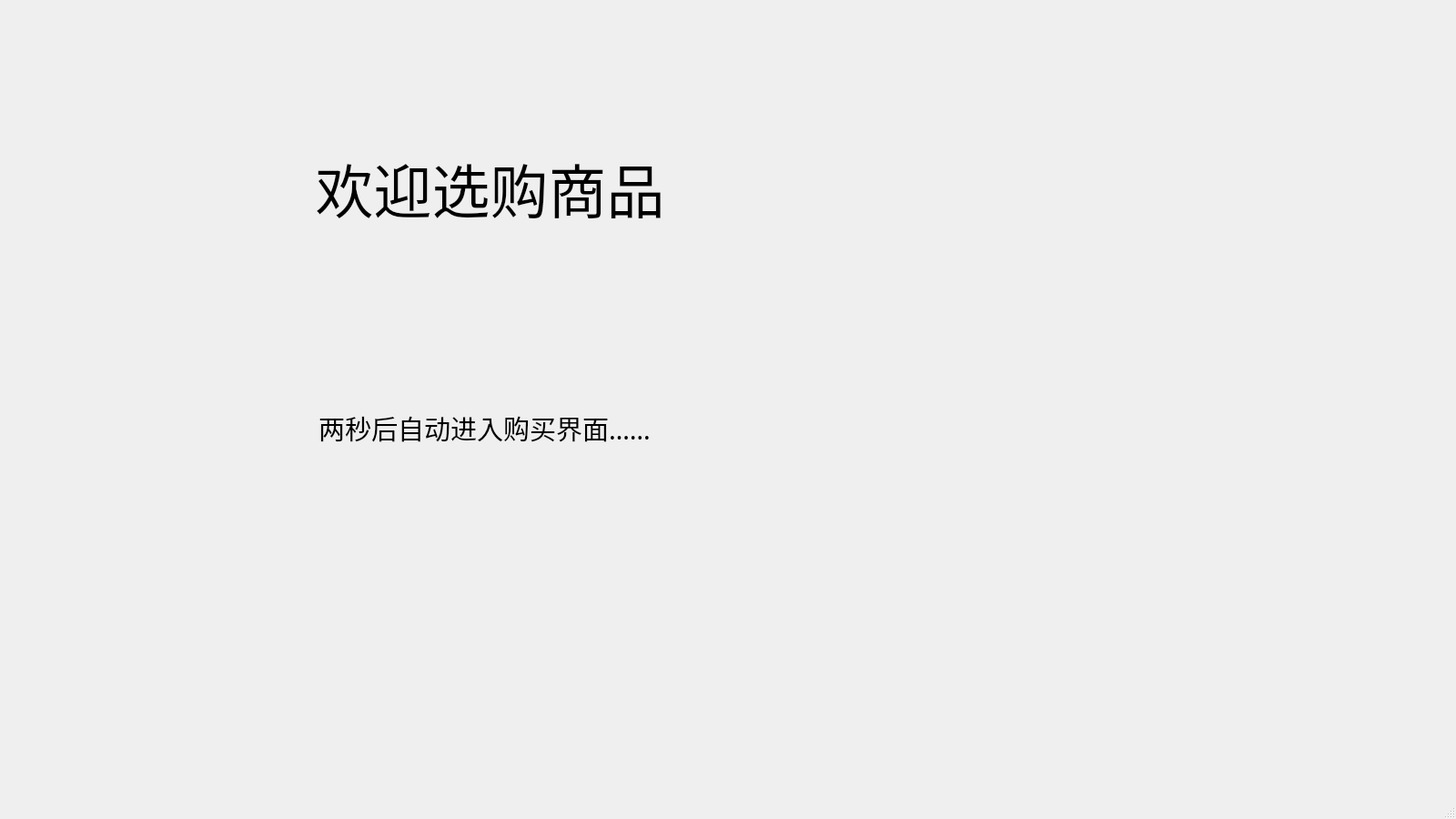
<?xml version="1.0" encoding="UTF-8"?>
<ui version="4.0">
 <class>MainWindow</class>
 <widget class="QMainWindow" name="MainWindow">
  <property name="geometry">
   <rect>
    <x>0</x>
    <y>0</y>
    <width>1600</width>
    <height>900</height>
   </rect>
  </property>
  <property name="windowTitle">
   <string>MainWindow</string>
  </property>
  <widget class="QWidget" name="centralwidget">
   <widget class="QLabel" name="label">
    <property name="geometry">
     <rect>
      <x>330</x>
      <y>100</y>
      <width>861</width>
      <height>211</height>
     </rect>
    </property>
    <property name="font">
     <font>
      <family>黑体</family>
      <pointsize>48</pointsize>
     </font>
    </property>
    <property name="text">
     <string> 欢迎选购商品</string>
    </property>
   </widget>
   <widget class="QLabel" name="logined_3">
    <property name="geometry">
     <rect>
      <x>350</x>
      <y>390</y>
      <width>891</width>
      <height>161</height>
     </rect>
    </property>
    <property name="font">
     <font>
      <family>楷体</family>
      <pointsize>22</pointsize>
     </font>
    </property>
    <property name="text">
     <string>两秒后自动进入购买界面……</string>
    </property>
   </widget>
  </widget>
  <widget class="QMenuBar" name="menubar">
   <property name="geometry">
    <rect>
     <x>0</x>
     <y>0</y>
     <width>1600</width>
     <height>38</height>
    </rect>
   </property>
  </widget>
  <widget class="QStatusBar" name="statusbar"/>
 </widget>
 <resources/>
 <connections/>
</ui>
